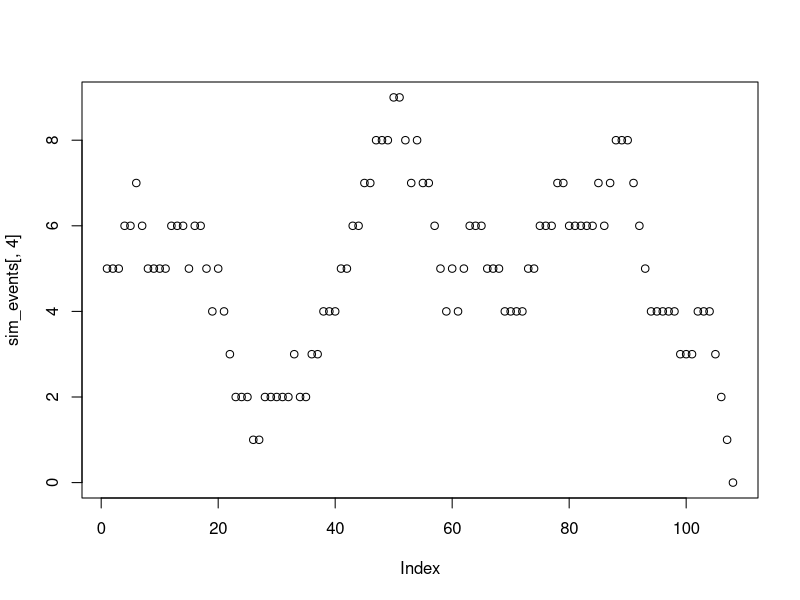

Reproduce this figure in R.

#Cria timeLine com os valores "F" = 1,"G" = 0, podemos modificar do jeito que quisermos
#GoodNews = 0
#FakeNews = 1

set.seed(10)
maxLoop <- 1000
#qual valor vai ser inicializado no top das timeLines
top <- 1 #Vai começar com FakeNews no top da timeline
#qual valor vai ser inicializado no botton das timeLines
botton <- 0 #Vai começar com GoodNews no booton da timeline
#Numero posts na timeline
K <- 2 #Minha timeline tem 2 posts só
#Numero de usuarios
N <- 5 #5 usuários
#lambidas
lambda0 <- 0 
lambda1 <- 0 

#nome das colunas do evento, uso para calcular tambem o tamanho da matriz. Esse objeto é apenas um vetor com os nomes das colunas para poder reaproveitar na hora de criar as matrizes
#evento vai ter: [TlSource, TlDestination, Type, TotalFN, Time] #Tempo precisa ser sempre o ultimo elemento da lista para nao dar problema na function calculaProxEvento
#TlSource = Quem está enviando o post
#TlSource = Quem está recebendo o post
#Type = Se é FakeNews(1) ou GoodNews(0)
#TotalFN = Total de fakeNews no instante Time
#Time = tempo que chegou o próximo post na timeline, aqui o tempo não é o total, é relativo, ou seja, é o espaço de tempo entre o ultimo post e a hora desse post
colname <- c("TlSource", "TlDestination", "Type", "TotalFN", "TotalTime", "RelativeTime")

#Timeline é criada da seguinte forma: [top, 0, 0, ..., 0, 0, booton] para cada linha, ou seja, se top = 1 e botton = 1, teremos todas as linhas como [1,0,...,0,1], timeline começa com fakenews e termina com fakenews
timeLine <- matrix(rep(c(top, rep(0,K-2), botton),N), nrow = N, byrow = T)
colnames(timeLine) <- c("Top", rep("middle", K-2), "Botton")

#crio minha matriz de eventos
eventos <- matrix(rep(0,length(colname)), ncol = length(colname))
eventos[4] <- Reduce(`+`, (colSums(timeLine)))
colnames(eventos) <- colname

#cria matriz para receber o proximo evento
prox_evento <- matrix(rep(0, length(colname)), nrow = 1, ncol = length(colname))
colnames(prox_evento) <- colname


#calcula o proximo evento
calculaProxEvento <- function(tl, colname, n, k) {
	#inicializo uma matriz para inserir os eventos que vão ser gerados para poder pegar o proximo evento, sendo que esse evento é o com menor tempo (por falta de memoria podemos fazer assim)
	prox <- matrix(rep(0,), ncol = length(colname), nrow = n)
	colnames(prox) <- colname
	
	#Faço um for para calcular o próximo evento de cada usuário
	for(i in 1:n){
		vizinho <- sample(1:(n-1), 1) #numero aleatorio entre 1 e K-1, daqui fazemos a conta para saber qual o vizinho que vai receber o post. A distribuição é uniforme.
		if(vizinho == i) {vizinho <- n} #A probabilidade é 1/N-1, porque ele nao tem auto referencia, entao se cair nele, vai ser o N-esimo elemento. #Um pouco de gambiarra, mas funciona
		#popula meus dados
		prox[i,1] <- i #TlSource
		prox[i,2] <- vizinho #TlDestination
		
		if(rowSums(tl)[i] == k){#todos os posts do propagador sao FakeNews, entao ele propaga FN
		  prox[i,3] <- 1
		} else if(rowSums(tl)[i] == 0){#todos os posts do propagador sao GoodNews, entao ele propaga GN
		  prox[i,3] <- 0
		} else {
		  prox[i,3] <- sample(0:1,1) #Type # 0 = GN, 1 = FN #aqui ta prob 1/2, tem que alterar depois, esta assim por questão de testes
		}
		##prox[i,3] <- if(sample(0:4,1) > 3) {0} else {1} #Aqui, por questão de testes tmb, coloquei uma prob de 3/5 para receber GoodNews e 2/5 para FakeNews.
		#prox[i,4] <- 0 #Total_FakeNews, vai ser calculado depois, coloco 0 para não ficar vazio
		prox[i,6] <- rexp(1) #Time #tempo exponencial usando função do próprio R.
		
	}
	
	#orderna evento pela coluna "Time" em ordem crescente e adiciona esse evento no proximo evento.
	#Esse é o primeiro evento que vai acontecer pois é o com menor tempo.
	prox[order(prox[,ncol(prox)]),][1,]
}


#################################
roda_sim <- function() {
	#Reduce(`+`, (colSums(timeLine) # Essa conta serve para calcular quantas FakeNews tem, no total, nas timelines
	l<-0
	#Meu loop roda 1000 vezes se minha timeLine não estiver totalmente com GoodNews ou totalmente com FakeNews, caso tenham todas as timeLines com FakeNews ou GoodNews, ele para
	while( (l <= maxLoop) & (Reduce(`+`, (colSums(timeLine))) != 0) &  (Reduce(`+`, (colSums(timeLine))) != K*N) ){
		#uso a function para calcular o proximo evento
		prox_evento <- calculaProxEvento(timeLine, colname, N, K)

		#faço a rotação da timeLine, ou seja, o top recebe o próximo post que pode ser FN ou GN e os outros posts da timeline "descem".
		for(i in K:2){
			timeLine[prox_evento[2], i] <- timeLine[prox_evento[2], i-1] #top vai pra botton
		}
		timeLine[prox_evento[2], 1] <- prox_evento[3] #evento entra no top da timeline
		
		######################################################################
		## RDN Case, mas validar probabilidade se eh linearmente distribuido ##
		######################################################################
		#para RDN podemos escolher aleatoriamente onde a mensagem vai entrar, entao basicamente vamos soh substituir um post aleatoriamente
		#timeLine[prox_evento[2], sample(1:K,1)] <- prox_evento[3] #top vai pra botton
		
		#calcula quantas FakeNews tem no total e adiciono na coluna correta
		prox_evento[4] <- Reduce(`+`, (colSums(timeLine)))
		#adiciona tempo total ate o momento
		prox_evento[5] <- colSums(eventos)[6]+prox_evento[6]
		
		
		#rbind serve para adicionar uma row na matriz, ou seja, estou adicionando o prox_evento na minha matriz de eventos
		eventos <- rbind(eventos, prox_evento)
		
		l <- l+1

	}
	
	return(eventos)
	#minha timeLine após o loop
	#timeLine
	#quantos eventos foram gerados
	#nrow(eventos)
	#plota a quantodade de FakeNews por evento
	#plot(eventos[,4], )
}

sim_events <- roda_sim()

plot(sim_events[,4], )

nrow(sim_events)